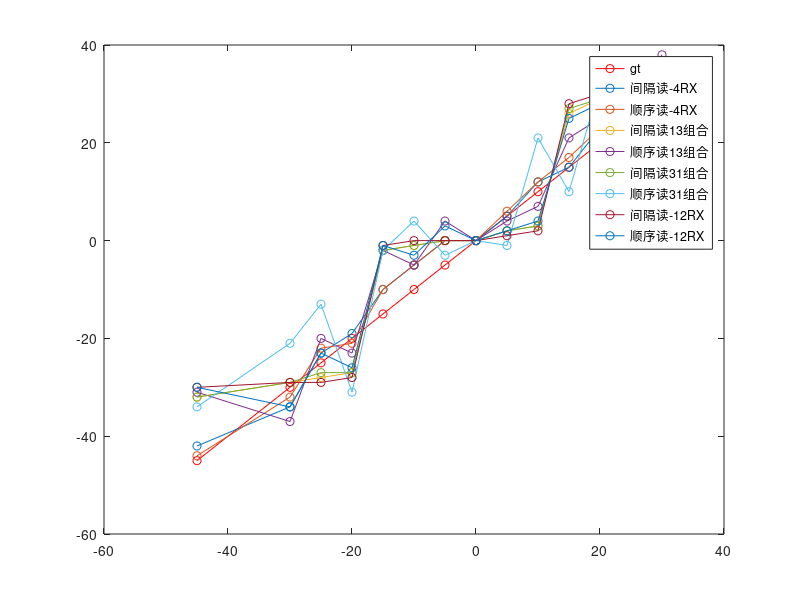
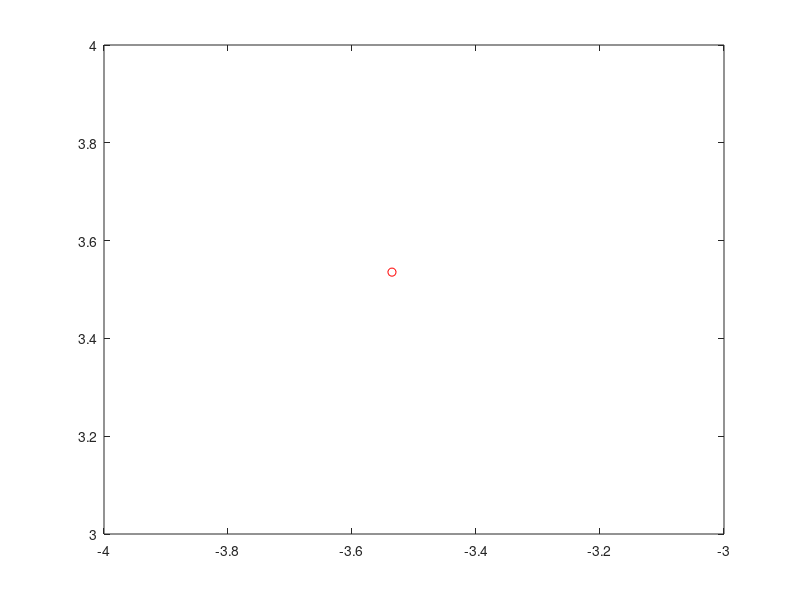

Write MATLAB code to recreate these figures, in order. (Note: this script raises an error after producing the figures.)
%% 静态误差曲线
gt_range = 5;
radar_range = 4.92;
gt_angles = [-45,-30:5:30];
% fft_angles = [-29.26,-30.73,-31.48,-32.23,-81.45,-90.0,-81.45,81.45,77.89,75.16	30.73,29.26,30.0,29.26];
music_angles_dataformat_1_4rx = [-42,-34,-23,-19,-10,-5,0,0,5,12,15,23,27,32];
music_angles_dataformat_2_4rx = [-44,-32,-22,-21,-10,-5,0,0,6,12,17,23,28,33];

music_angles_dataformat_1_8rx_13combination = [-32,-29,-28,-27,-2,-1,0,0,2,3,26,29,30,31];
music_angles_dataformat_2_8rx_13combination = [-31,-37,-20,-23,-2,-5,4,0,4,7,21,25,28,38];

music_angles_dataformat_1_8rx_31combination = [-32,-29,-27,-27,-2,-1,0,0,2,3,27,29,30,31];
music_angles_dataformat_2_8rx_31combination = [-34,-21,-13,-31,-2,4,-3,0,-1,21,10,32,31,24];

music_angles_dataformat_1_12rx = [-30,-29,-29,-28,-1,0,0,0,1,2,28,30,30,31];
music_angles_dataformat_2_12rx = [-30,-34,-23,-26,-1,-3,3,0,2,4,25,28,29,35];


% 画误差曲线
figure(4);
% subplot(2,1,1);
plot(gt_angles,gt_angles,'ro-');hold on
plot(gt_angles,music_angles_dataformat_1_4rx,'o-');hold on
plot(gt_angles,music_angles_dataformat_2_4rx,'o-');hold on
plot(gt_angles,music_angles_dataformat_1_8rx_13combination,'o-');hold on
plot(gt_angles,music_angles_dataformat_2_8rx_13combination,'o-');hold on
plot(gt_angles,music_angles_dataformat_1_8rx_31combination,'o-');hold on
plot(gt_angles,music_angles_dataformat_2_8rx_31combination,'o-');hold on
plot(gt_angles,music_angles_dataformat_1_12rx,'o-');hold on
plot(gt_angles,music_angles_dataformat_2_12rx,'o-');hold on
% legend('gt','fft','music');
legend('gt','间隔读-4RX','顺序读-4RX','间隔读13组合','顺序读13组合','间隔读31组合','顺序读31组合','间隔读-12RX','顺序读-12RX');
% 画点分布位置图
figure(5);
for i = 1:length(gt_angles)
    gt_angle = gt_angles(i);
    gt_pos = [gt_range*sin(gt_angle/180*pi), gt_range*cos(gt_angle/180*pi)];
    plot(gt_pos(1),gt_pos(2),'ro');hold on
%     fft_angle = fft_angles(i);
%     fft_pos = [radar_range*sin(fft_angle/180*pi), radar_range*cos(fft_angle/180*pi)];
%     plot(fft_pos(1), fft_pos(2),'go');hold on
    music_angle = music_angles(i);
    music_pos = [radar_range*sin(music_angle/180*pi), radar_range*cos(music_angle/180*pi)];
    plot(music_pos(1), music_pos(2),'bo');hold on
end
% legend('ground truth','fft','music');
legend('ground truth','music');
hold off;